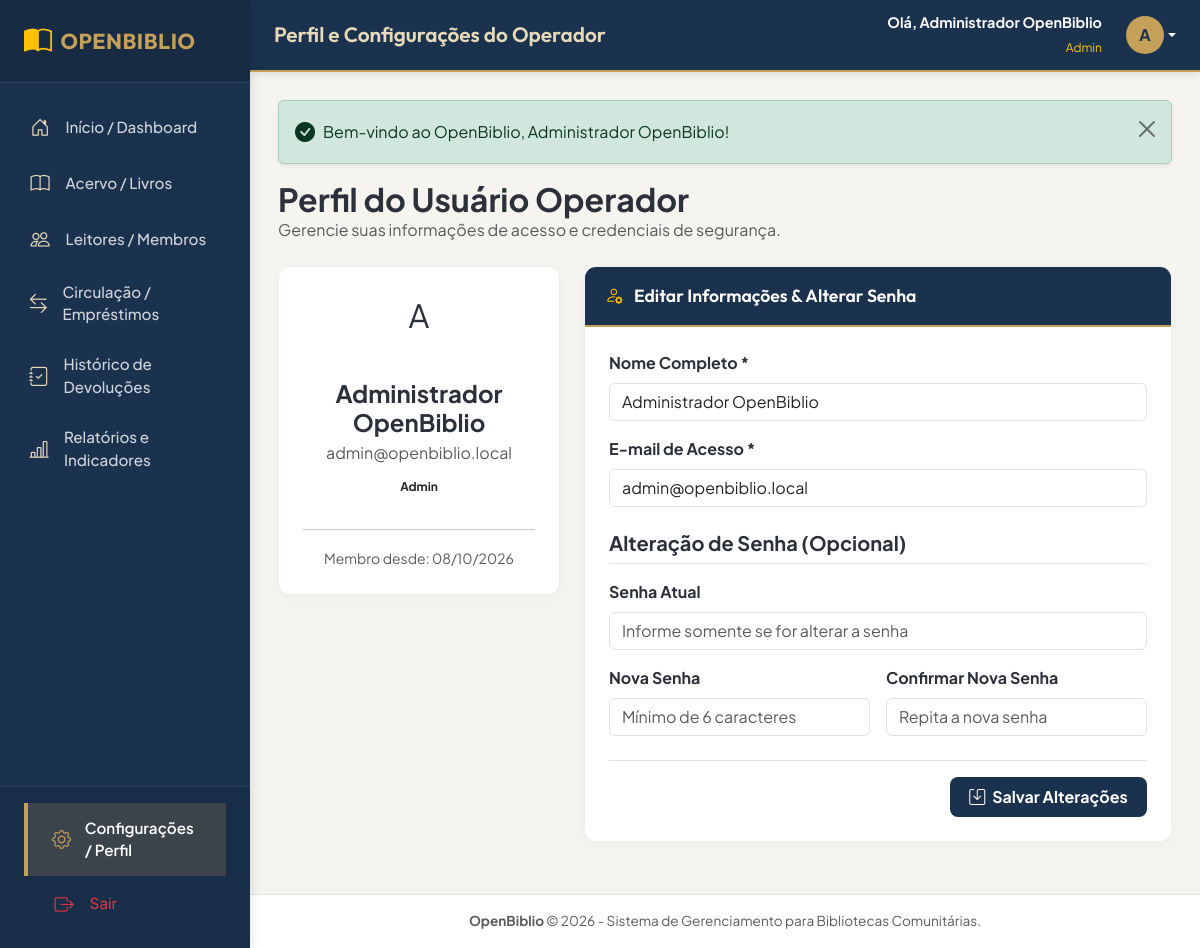
The app's page /perfil.php (signed in) with its own data.
### tables this page shows
CREATE TABLE `usuarios` (
  `id` INT AUTO_INCREMENT PRIMARY KEY,
  `nome` VARCHAR(100) NOT NULL,
  `email` VARCHAR(150) NOT NULL UNIQUE,
  `senha` VARCHAR(255) NOT NULL,
  `perfil` ENUM('admin', 'bibliotecario') NOT NULL DEFAULT 'bibliotecario',
  `ativo` TINYINT(1) NOT NULL DEFAULT 1,
  `criado_em` TIMESTAMP DEFAULT CURRENT_TIMESTAMP,
  `atualizado_em` TIMESTAMP DEFAULT CURRENT_TIMESTAMP ON UPDATE CURRENT_TIMESTAMP,
  INDEX `idx_usuarios_email` (`email`)
);

### config/auth.php (called while the page is built, shortened)
<?php
function isLoggedIn(): bool {
    return isset($_SESSION['usuario_id']) && !empty($_SESSION['usuario_id']);
}
function getLoggedUser(): ?array {
    return [
        'id'     => $_SESSION['usuario_id'] ?? null,
        'nome'   => $_SESSION['usuario_nome'] ?? 'Usuário',
        'email'  => $_SESSION['usuario_email'] ?? '',
        'perfil' => $_SESSION['usuario_perfil'] ?? 'bibliotecario'
    ];
}
function getAppSubPath(): string {
    $scriptName = $_SERVER['SCRIPT_NAME'] ?? '';
    $parts = explode('/', trim($scriptName, '/'));
    return '';
}

### perfil.php (the view, shortened to what this page needs)
<?php
$pageHeaderTitle = 'Perfil e Configurações do Operador';
$db = getDBConnection();
$user = getLoggedUser();
$userId = $user['id'];
$stmtUser = $db->prepare("SELECT id, nome, email, perfil, criado_em FROM usuarios WHERE id = ? LIMIT 1");
$stmtUser->execute([$userId]);
$userData = $stmtUser->fetch();
include __DIR__ . '/includes/header.php';
?>
<div class="d-flex align-items-center justify-content-between mb-4">
    <div>
        <h2 class="font-outfit fw-bold m-0 text-navy">Perfil do Usuário Operador</h2>
        <p class="text-muted m-0">Gerencie suas informações de acesso e credenciais de segurança.</p>
    </div>
</div>
<div class="row g-4">
    <div class="col-md-4">
        <div class="card-ob text-center p-4">
            <div class="avatar-circle mx-auto mb-3" style="width: 72px; height: 72px; font-size: 2rem;">
                <?= strtoupper(substr($userData['nome'], 0, 1)) ?>
            </div>
            <h4 class="fw-bold text-navy mb-1"><?= htmlspecialchars($userData['nome']) ?></h4>
            <p class="text-muted mb-2"><?= htmlspecialchars($userData['email']) ?></p>
            <span class="badge bg-gold text-dark mb-3 text-capitalize"><?= htmlspecialchars($userData['perfil']) ?></span>
            <hr>
            <small class="text-muted">Membro desde: <?= date('d/m/Y', strtotime($userData['criado_em'])) ?></small>
        </div>
    </div>
    <div class="col-md-8">
        <div class="card-ob">
            <div class="card-ob-header">
                <span><i class="bi bi-person-gear me-2 text-warning"></i> Editar Informações & Alterar Senha</span>
            </div>
            <div class="card-ob-body">
                <form action="perfil.php" method="POST">
                    <div class="mb-3">
                        <label class="form-label fw-bold">Nome Completo *</label>
                        <input type="text" name="nome" class="form-control" value="<?= htmlspecialchars($userData['nome']) ?>" required>
                    </div>
                    <div class="mb-4">
                        <label class="form-label fw-bold">E-mail de Acesso *</label>
                        <input type="email" name="email" class="form-control" value="<?= htmlspecialchars($userData['email']) ?>" required>
                    </div>
                    <h5 class="font-outfit fw-bold border-bottom pb-2 mb-3 text-navy">Alteração de Senha (Opcional)</h5>
                    <div class="mb-3">
                        <label class="form-label fw-bold">Senha Atual</label>
                        <input type="password" name="senha_atual" class="form-control" placeholder="Informe somente se for alterar a senha">
                    </div>
                    <div class="row g-3 mb-4">
                        <div class="col-md-6">
                            <label class="form-label fw-bold">Nova Senha</label>
                            <input type="password" name="nova_senha" class="form-control" placeholder="Mínimo de 6 caracteres">
                        </div>
                        <div class="col-md-6">
                            <label class="form-label fw-bold">Confirmar Nova Senha</label>
                            <input type="password" name="confirma_senha" class="form-control" placeholder="Repita a nova senha">
                        </div>
                    </div>
                    <div class="d-flex justify-content-end gap-2 border-top pt-3">
                        <button type="submit" class="btn btn-navy fw-bold"><i class="bi bi-save me-1"></i> Salvar Alterações</button>
                    </div>
                </form>
            </div>
        </div>
    </div>
</div>
<?php include __DIR__ . '/includes/footer.php'; ?>

### includes/header.php (shortened to what this page needs)
<?php
require_once __DIR__ . '/../config/auth.php';
$user = getLoggedUser();
$subPath = getAppSubPath();
?>
<!DOCTYPE html>
<html lang="pt-BR">
<head>
    <link href="https://cdn.jsdelivr.net/npm/bootstrap@5.3.2/dist/css/bootstrap.min.css" rel="stylesheet">
    <link href="https://cdn.jsdelivr.net/npm/bootstrap-icons@1.11.1/font/bootstrap-icons.css" rel="stylesheet">
    <link rel="stylesheet" href="<?= $subPath ?>/css/style.css">
</head>
<body>
<div id="wrapper">
    <?php include __DIR__ . '/sidebar.php'; ?>
    <div id="content">
        <header class="top-navbar">
            <div class="d-flex align-items-center gap-3">
                <h1 class="page-title-hdr me-auto"><?= htmlspecialchars($pageHeaderTitle ?? 'OpenBiblio') ?></h1>
            </div>
            <div class="user-profile-menu">
                <div class="d-none d-md-block text-end me-2">
                    <div class="fw-bold text-light" style="font-size: 0.9rem;">Olá, <?= htmlspecialchars($user['nome'] ?? 'Visitante') ?></div>
                    <small class="text-warning text-capitalize" style="font-size: 0.75rem;"><?= htmlspecialchars($user['perfil'] ?? 'Operador') ?></small>
                </div>
                <div class="dropdown">
                    <a href="#" class="d-flex align-items-center text-white text-decoration-none dropdown-toggle" id="dropdownUser1" data-bs-toggle="dropdown" aria-expanded="false">
                        <div class="avatar-circle">
                            <?= strtoupper(substr($user['nome'] ?? 'A', 0, 1)) ?>
                        </div>
                    </a>
                </div>
            </div>
        </header>
        <main class="main-content">
            <?php include __DIR__ . '/alerts.php'; ?>

### css/style.css (style rules this page uses)
:root { --ob-navy-dark: #1b324f; --ob-navy-medium: #24426b; --ob-navy-light: #2d5284; --ob-gold-primary: #c5a059; --ob-gold-hover: #b38d44; --ob-gold-light: #e8d9b8; --ob-gold-bg: #f8f4ec; --ob-bg-main: #f5f4ef; --ob-bg-card: #ffffff; --ob-text-main: #2b303a; --ob-text-muted: #6c757d; --ob-border-color: #e2e8f0; --ob-success: #10b981; --ob-danger: #ef4444; --ob-warning: #f59e0b; --ob-info: #3b82f6; --sidebar-width: 250px; }
body { font-family: 'Plus Jakarta Sans', 'Outfit', system-ui, -apple-system, sans-serif; background-color: var(--ob-bg-main); color: var(--ob-text-main); margin: 0; padding: 0; min-height: 100vh; overflow-x: hidden; }
#wrapper { display: flex; width: 100%; min-height: 100vh; }
#content { flex-grow: 1; display: flex; flex-direction: column; min-width: 0; }
.top-navbar { background-color: var(--ob-navy-dark); color: #ffffff; padding: 0.75rem 1.5rem; display: flex; align-items: center; justify-content: space-between; box-shadow: 0 2px 8px rgba(0, 0, 0, 0.1); border-bottom: 2px solid var(--ob-gold-primary); }
.top-navbar .page-title-hdr { font-family: 'Outfit', sans-serif; font-size: 1.3rem; font-weight: 600; color: var(--ob-gold-light); margin: 0; }
.top-navbar .user-profile-menu { display: flex; align-items: center; gap: 1rem; }
.top-navbar .avatar-circle { width: 38px; height: 38px; border-radius: 50%; background-color: var(--ob-gold-primary); color: var(--ob-navy-dark); display: flex; align-items: center; justify-content: center; font-weight: 700; font-size: 1rem; }
.main-content { padding: 1.75rem; flex-grow: 1; }
.card-ob { background: var(--ob-bg-card); border: 1px solid rgba(0,0,0,0.06); border-radius: 12px; box-shadow: 0 4px 12px rgba(0, 0, 0, 0.03); margin-bottom: 1.5rem; overflow: hidden; transition: transform 0.2s ease, box-shadow 0.2s ease; }
.card-ob-header { background-color: var(--ob-navy-dark); color: #ffffff; padding: 1rem 1.25rem; font-family: 'Outfit', sans-serif; font-weight: 600; font-size: 1.1rem; display: flex; align-items: center; justify-content: space-between; border-bottom: 2px solid var(--ob-gold-primary); }
.card-ob-body { padding: 1.5rem; }
.btn-navy { background-color: var(--ob-navy-dark); color: #ffffff; border: none; font-weight: 600; padding: 0.5rem 1.2rem; border-radius: 8px; transition: all 0.2s ease; }

### records on screen
usuarios: nome "Administrador OpenBiblio", perfil "Admin", nome "A", email "admin@openbiblio.local", criado_em "08/10/2026"

### other values on screen
$pageHeaderTitle "Perfil e Configurações do Operador"
$msg['message'] "Bem-vindo ao OpenBiblio, Administrador OpenBiblio!"
